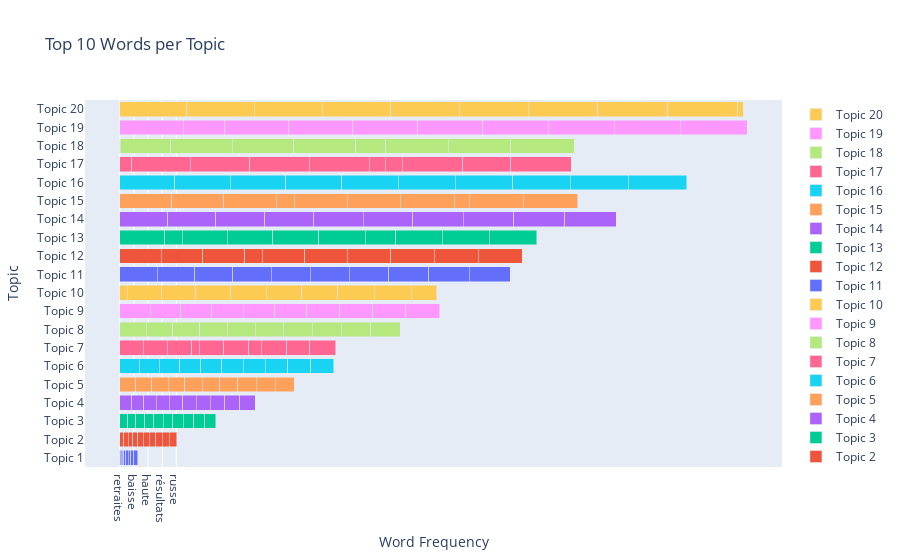

The notebook cell this image was saved under:
### Code cell
# Plot the top words for each topic
fig = go.Figure()
for i, words in enumerate(topic_top_words):
    fig.add_trace(go.Bar(x=words, y=[i+1]*10, name=f"Topic {i+1}", orientation='h'))

fig.update_layout(
    title="Top 10 Words per Topic",
    xaxis_title="Word Frequency",
    yaxis_title="Topic",
    yaxis=dict(
        tickvals=list(range(1, n_topics+1)),
        ticktext=[f"Topic {i+1}" for i in range(n_topics)]
    ),
    barmode='stack'
)

fig.show()

### Figure 1 — Plotly figure (JSON) as saved in the notebook; plotly's stock layout.template omitted (floating-point values rounded to 4 significant figures)
{"data": [{"name": "Topic 1", "orientation": "h", "type": "bar", "x": ["retraites", "réforme", "borne", "assemblée", "nationale", "pont", "lr", "députés", "gauche", "censure", "député", "lfi", "rn", "nupes", "elisabeth"], "y": [1, 1, 1, 1, 1, 1, 1, 1, 1, 1]}, {"name": "Topic 2", "orientation": "h", "type": "bar", "x": ["lyon", "biden", "nice", "procès", "prison", "ferme", "directeur", "joe", "trafic", "france", "ans", "film", "veut", "minutes", "bancaire"], "y": [2, 2, 2, 2, 2, 2, 2, 2, 2, 2]}, {"name": "Topic 3", "orientation": "h", "type": "bar", "x": ["turquie", "morts", "syrie", "séisme", "000", "marché", "hôpital", "fêtes", "bilan", "neige", "art", "froid", "noël", "euros", "tempête"], "y": [3, 3, 3, 3, 3, 3, 3, 3, 3, 3]}, {"name": "Topic 4", "orientation": "h", "type": "bar", "x": ["prix", "2022", "hausse", "inflation", "offre", "taux", "baisse", "site", "euros", "40", "record", "banques", "européen", "samsung", "apple"], "y": [4, 4, 4, 4, 4, 4, 4, 4, 4, 4]}, {"name": "Topic 5", "orientation": "h", "type": "bar", "x": ["saint", "école", "conseil", "élèves", "mer", "2023", "avril", "brieuc", "municipal", "mars", "jean", "enfants", "jeunes", "collège", "association"], "y": [5, 5, 5, 5, 5, 5, 5, 5, 5, 5]}, {"name": "Topic 6", "orientation": "h", "type": "bar", "x": ["ligue", "marseille", "foot", "psg", "lorient", "match", "om", "nantes", "rennes", "face", "l1", "darmanin", "fc", "tennis", "ol"], "y": [6, 6, 6, 6, 6, 6, 6, 6, 6, 6]}, {"name": "Topic 7", "orientation": "h", "type": "bar", "x": ["monde", "coupe", "football", "france", "week", "end", "2022", "finale", "face", "charles", "argentine", "incendie", "iii", "roi", "stade"], "y": [7, 7, 7, 7, 7, 7, 7, 7, 7, 7]}, {"name": "Topic 8", "orientation": "h", "type": "bar", "x": ["macron", "emmanuel", "alpes", "projet", "eau", "haute", "loi", "provence", "maritimes", "jeux", "hautes", "immigration", "sécheresse", "plan", "veut"], "y": [8, 8, 8, 8, 8, 8, 8, 8, 8, 8]}, {"name": "Topic 9", "orientation": "h", "type": "bar", "x": ["grève", "paris", "covid", "19", "sncf", "2024", "transports", "top", "chine", "14", "suisse", "service", "médecins", "jo", "tête"], "y": [9, 9, 9, 9, 9, 9, 9, 9, 9, 9]}, {"name": "Topic 10", "orientation": "h", "type": "bar", "x": ["france", "fin", "bleus", "vie", "rugby", "tour", "équipe", "tournoi", "mondial", "finale", "cyclisme", "victoire", "nations", "coupe", "italie"], "y": [10, 10, 10, 10, 10, 10, 10, 10, 10, 10]}, {"name": "Topic 11", "orientation": "h", "type": "bar", "x": ["jean", "françois", "portes", "blessés", "ouvre", "luc", "pape", "mélenchon", "arabie", "saoudite", "usine", "nouvelle", "défi", "mort", "président"], "y": [11, 11, 11, 11, 11, 11, 11, 11, 11, 11]}, {"name": "Topic 12", "orientation": "h", "type": "bar", "x": ["ans", "qu", "faut", "2023", "résultats", "énergie", "questions", "retraite", "électricité", "franceinfo", "âge", "départ", "solution", "savoir", "inflation"], "y": [12, 12, 12, 12, 12, 12, 12, 12, 12, 12]}, {"name": "Topic 13", "orientation": "h", "type": "bar", "x": ["météo", "2023", "février", "prévisions", "samedi", "dimanche", "paris", "janvier", "vendredi", "lundi", "mercredi", "mars", "mardi", "décembre", "seine"], "y": [13, 13, 13, 13, 13, 13, 13, 13, 13, 13]}, {"name": "Topic 14", "orientation": "h", "type": "bar", "x": ["sainte", "uni", "royaume", "grand", "soline", "pays", "énergétique", "contre", "pouvoir", "marc", "transition", "plainte", "région", "crise", "gaz"], "y": [14, 14, 14, 14, 14, 14, 14, 14, 14, 14]}, {"name": "Topic 15", "orientation": "h", "type": "bar", "x": ["12", "01", "02", "2023", "03", "olivier", "ski", "euros", "partie", "millions", "festival", "bfm", "04", "alpin", "tech"], "y": [15, 15, 15, 15, 15, 15, 15, 15, 15, 15]}, {"name": "Topic 16", "orientation": "h", "type": "bar", "x": ["ukraine", "guerre", "russie", "poutine", "russe", "russes", "zelensky", "kiev", "armes", "français", "ministre", "défense", "chars", "vladimir", "europe"], "y": [16, 16, 16, 16, 16, 16, 16, 16, 16, 16]}, {"name": "Topic 17", "orientation": "h", "type": "bar", "x": ["prix", "stations", "meilleurs", "aujourd", "essence", "saint", "mer", "rance", "sainte", "loc", "lampaul", "gilles", "noyal", "sizun", "vieux"], "y": [17, 17, 17, 17, 17, 17, 17, 17, 17, 17]}, {"name": "Topic 18", "orientation": "h", "type": "bar", "x": ["retraites", "réforme", "contre", "mobilisation", "manifestants", "manifestation", "grève", "gouvernement", "manifestations", "syndicats", "000", "cgt", "paris", "personnes", "appelle"], "y": [18, 18, 18, 18, 18, 18, 18, 18, 18, 18]}, {"name": "Topic 19", "orientation": "h", "type": "bar", "x": ["homme", "ans", "accident", "mis", "enquête", "femme", "pierre", "vue", "garde", "trump", "examen", "palmade", "paris", "affaire", "mort"], "y": [19, 19, 19, 19, 19, 19, 19, 19, 19, 19]}, {"name": "Topic 20", "orientation": "h", "type": "bar", "x": ["unis", "etats", "états", "tennis", "sociaux", "condamné", "cœur", "violences", "pollution", "prison", "chinois", "réseaux", "cour", "ballon", "chine"], "y": [20, 20, 20, 20, 20, 20, 20, 20, 20, 20]}], "layout": {"barmode": "stack", "title": {"text": "Top 10 Words per Topic"}, "xaxis": {"title": {"text": "Word Frequency"}}, "yaxis": {"ticktext": ["Topic 1", "Topic 2", "Topic 3", "Topic 4", "Topic 5", "Topic 6", "Topic 7", "Topic 8", "Topic 9", "Topic 10", "Topic 11", "Topic 12", "Topic 13", "Topic 14", "Topic 15", "Topic 16", "Topic 17", "Topic 18", "Topic 19", "Topic 20"], "tickvals": [1, 2, 3, 4, 5, 6, 7, 8, 9, 10, 11, 12, 13, 14, 15, 16, 17, 18, 19, 20], "title": {"text": "Topic"}}}}
